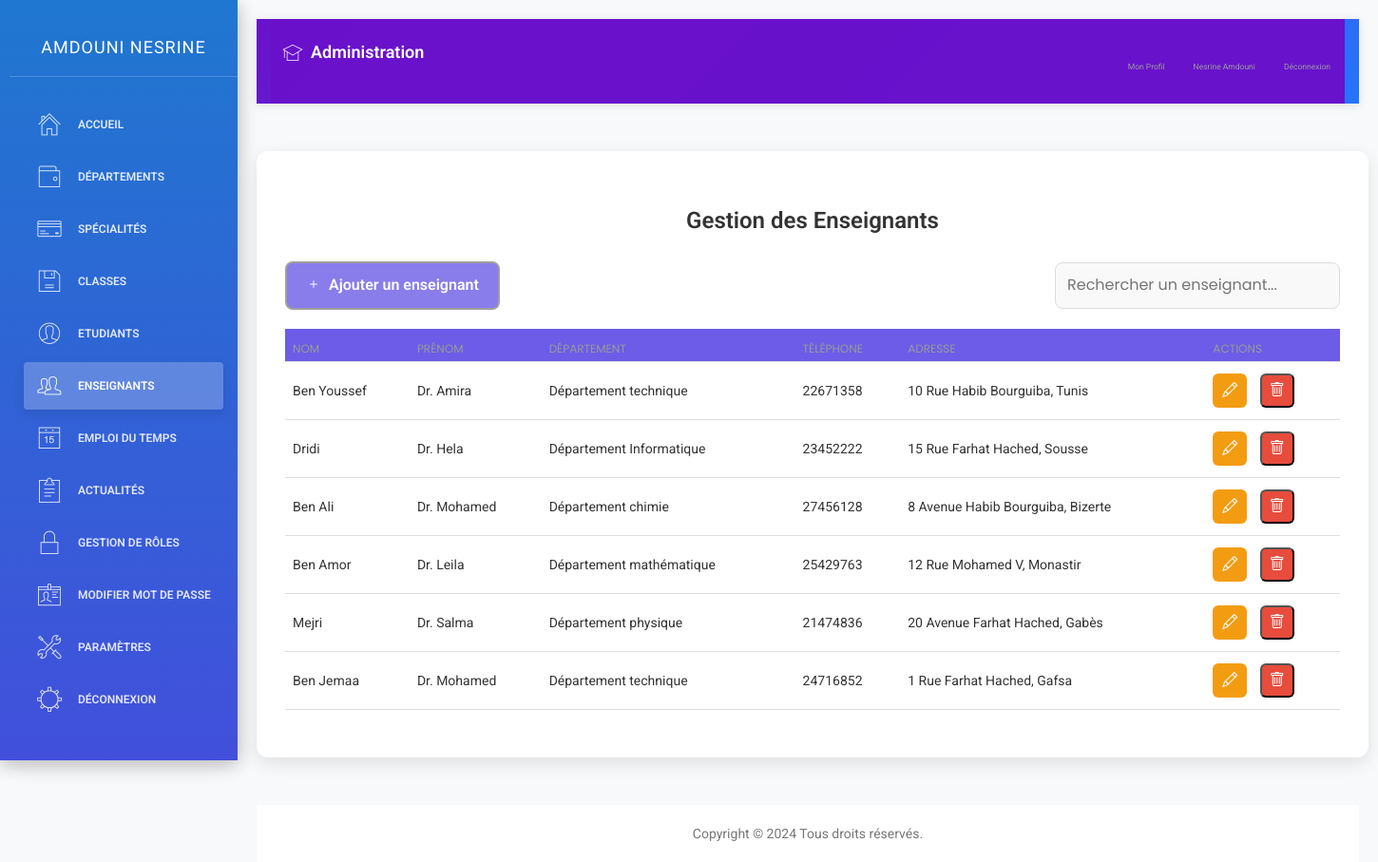
/enseignants.php (signed in), run on the app's committed database.
### tables this page shows
CREATE TABLE `accounts` (
  `id` int(11)  AUTO_INCREMENT PRIMARY KEY,
  `cin` int(11) DEFAULT NULL,
  `email` varchar(255) DEFAULT NULL,
  `mot_de_passe` varchar(255) DEFAULT NULL,
  `date_de_creation` date DEFAULT NULL,
  `role` text DEFAULT NULL,
  `nom` text DEFAULT NULL,
  `prenom` text DEFAULT NULL,
  `image` varchar(255) DEFAULT NULL,
  `classe` text DEFAULT NULL,
  `date_naissance` date DEFAULT NULL,
  `adresse` text DEFAULT NULL,
  `numero_telephone` int(11) DEFAULT NULL
);

CREATE TABLE `enseignant` (
  `id` int(11) NOT NULL,
  `nom` text DEFAULT NULL,
  `prenom` text DEFAULT NULL,
  `cin` int(11) DEFAULT NULL,
  `date_de_naissance` date DEFAULT NULL,
  `image` varchar(255) DEFAULT NULL,
  `departement` text DEFAULT NULL,
  `date_de_creation` date DEFAULT NULL,
  `adresse` text DEFAULT NULL,
  `numero_telephone` int(11) DEFAULT NULL,
  `email` varchar(255) DEFAULT NULL
);

### enseignants.php (the view, shortened to what this page needs)
<?php
require_once 'connexion.php';
$teachers = [];
$stmt = $conn->prepare("SELECT id, nom, prenom, departement, numero_telephone, adresse FROM enseignant ORDER BY id ASC");
$stmt->execute();
$result_teachers = $stmt->get_result();
while ($teacher = $result_teachers->fetch_assoc()) {
    $teachers[] = $teacher;
}
?>
<!DOCTYPE html>
<html lang="fr">
<head>
    <link rel="stylesheet" href="https://cdn.jsdelivr.net/npm/sweetalert2@11/dist/sweetalert2.min.css">
    <link rel="stylesheet" href="https://cdn.jsdelivr.net/npm/bootstrap-icons@1.10.5/font/bootstrap-icons.css">
</head>
<body>
    <div class="wrapper">
        <div class="sidebar">
            <?php include 'sidenav.php'; ?>
        </div>
        <div class="main-panel">
            <div class="navtop">
                <?php include 'navtop.php'; ?>
            </div>
            <div class="container">
                <h1>Gestion des Enseignants</h1>
                <div class="controls">
                    <a href="ajouter_enseignant.php" class="btn"><i class="bi bi-plus"></i> Ajouter un enseignant</a>
                    <input type="text" id="searchBar" class="search-bar" placeholder="Rechercher un enseignant...">
                </div>
                <table class="table">
                    <thead>
                        <tr>
                            <th>Nom</th>
                            <th>Prénom</th>
                            <th>Département</th>
                            <th>Téléphone</th>
                            <th>Adresse</th>
                            <th>Actions</th>
                        </tr>
                    </thead>
                    <tbody id="teacherTable">
                        <?php foreach ($teachers as $teacher): ?>
                            <tr>
                                <td><?php echo htmlspecialchars($teacher['nom']); ?></td>
                                <td><?php echo htmlspecialchars($teacher['prenom']); ?></td>
                                <td><?php echo htmlspecialchars($teacher['departement']); ?></td>
                                <td><?php echo htmlspecialchars($teacher['numero_telephone'] ?: 'Non renseigné'); ?></td>
                                <td><?php echo htmlspecialchars($teacher['adresse'] ?: 'Non renseignée'); ?></td>
                                <td>
                                    <a href="modifier_enseignant.php?id=<?php echo $teacher['id']; ?>"
                                       class="action-btn edit"><i class="bi bi-pencil"></i></a>
                                    <button type="button" class="action-btn delete"
                                            onclick="confirmDelete(<?php echo $teacher['id']; ?>)">
                                        <i class="bi bi-trash"></i>
                                    </button>
                                </td>
                            </tr>
                        <?php endforeach; ?>
                    </tbody>
                </table>
            </div>
            <footer class="university-footer">
                <?php include 'footer.php'; ?>
            </footer>
        </div>
    </div>
</body>
</html>

### sidenav.php (shortened to what this page needs)
<?php
include('connexion.php');
$current_page = basename($_SERVER['PHP_SELF']);
$is_departement_page = strpos($current_page, 'département') !== false;
$is_specialite_page = strpos($current_page, 'spécialité') !== false;
$is_classe_page = strpos($current_page, 'classe') !== false;
$is_etudiant_page = strpos($current_page, 'étudiant') !== false;
$is_role_page = strpos($current_page, 'role') !== false;
$is_enseignant_page = strpos($current_page, 'enseignant') !== false;
$is_actualite_page = strpos($current_page, 'actualité') !== false;
$is_parametre_page = strpos($current_page, 'paramètre') !== false;
$is_liste_etudiants_page = $current_page === 'liste_etudiants.php';
$email = $_SESSION['email'];
$sql_fetch_user = "SELECT * FROM accounts WHERE email='$email'";
$result_user = $conn->query($sql_fetch_user);
if ($result_user->num_rows > 0) {
    $row = $result_user->fetch_assoc();
    $role = $row['role'];
    $nom = $row['nom'];
    $prenom = $row['prenom'];
}
?>
<div class="sidebar" data-color="blue">
    <div class="sidebar-wrapper">
        <div class="logo">
            <a href="#" class="simple-text">
                <?php echo htmlspecialchars($nom . ' ' . $prenom); ?>
            </a>
        </div>
        <ul class="nav">
            <?php if ($role === 'admin'): ?>
                <li <?php echo ($current_page == 'dashboard.php') ? 'class="active"' : ''; ?>>
                    <a href="dashboard.php">
                        <i class="pe-7s-home"></i>
                        <p>Accueil</p>
                    </a>
                </li>
                <li <?php echo $is_departement_page ? 'class="active"' : ''; ?>>
                    <a href="départements.php">
                        <i class="pe-7s-wallet"></i>
                        <p>Départements</p>
                    </a>
                </li>
                <li <?php echo $is_specialite_page ? 'class="active"' : ''; ?>>
                    <a href="spécialités.php">
                        <i class="pe-7s-credit"></i>
                        <p>Spécialités</p>
                    </a>
                </li>
                <li <?php echo $is_classe_page ? 'class="active"' : ''; ?>>
                    <a href="classes.php">
                        <i class="pe-7s-diskette"></i>
                        <p>Classes</p>
                    </a>
                </li>
                <li <?php echo $is_etudiant_page ? 'class="active"' : ''; ?>>
                    <a href="étudiants.php">
                        <i class="pe-7s-user"></i>
                        <p>Etudiants</p>
                    </a>
                </li>
                <li <?php echo $is_enseignant_page ? 'class="active"' : ''; ?>>
                    <a href="enseignants.php">
                        <i class="pe-7s-users"></i>
                        <p>Enseignants</p>
                    </a>
                </li>
                <li <?php echo ($current_page == 'gestion_emploi.php') ? 'class="active"' : ''; ?>>
                    <a href="gestion_emploi.php">
                        <i class="pe-7s-date"></i>
                        <p>Emploi du Temps</p>
                    </a>
                </li>
                <li <?php echo $is_actualite_page ? 'class="active"' : ''; ?>>
                    <a href="actualités.php">
                        <i class="pe-7s-note2"></i>
                        <p>Actualités</p>
                    </a>
                </li>
                <li <?php echo $is_role_page ? 'class="active"' : ''; ?>>
                    <a href="roles.php">
                        <i class="pe-7s-lock"></i>
                        <p>Gestion de rôles</p>
                    </a>
                </li>
                <li <?php echo ($current_page == 'modifier_mot_de_passe.php') ? 'class="active"' : ''; ?>>
                    <a href="modifier_mot_de_passe.php">
                        <i class="pe-7s-id"></i>
                        <p>Modifier Mot de passe</p>
                    </a>
                </li>
                <li <?php echo $is_parametre_page || $is_liste_etudiants_page ? 'class="active"' : ''; ?>>
                    <a href="paramètres.php">
                        <i class="pe-7s-tools"></i>
                        <p>Paramètres</p>
                    </a>
                </li>
            <?php endif; ?>
            <li>
                <a href="logout.php">
                    <i class="pe-7s-settings"></i>
                    <p>Déconnexion</p>
                    </a>
            </li>
        </ul>
    </div>
</div>

### navtop.php (shortened to what this page needs)
<?php
include('connexion.php');
$email = $_SESSION['email'];
$sql_fetch_user = "SELECT * FROM accounts WHERE email='$email'";
$result_user = $conn->query($sql_fetch_user);
if ($result_user->num_rows > 0) {
    $row = $result_user->fetch_assoc();
    $role = $row['role'];
    $nom = $row['nom'];
    $prenom = $row['prenom'];
}
?>
<nav class="navbar navbar-default navbar-fixed">
    <div class="container-fluid">
        <div class="navbar-header">
            <a class="navbar-brand" href="#">
                <i class="pe-7s-study"></i> <?php echo $role === 'etudiant' ? 'Espace Étudiant' : ($role === 'enseignant' ? 'Espace Enseignant' : 'Administration'); ?>
            </a>
        </div>
        <div class="collapse navbar-collapse" id="navigation-example-2">
            <ul class="nav navbar-nav navbar-right">
                <li>
                    <a class="menuu" href="<?php echo $role === 'etudiant' ? 'profil_etudiant.php' : ($role === 'enseignant' ? 'profil_enseignant.php' : 'profil.php'); ?>">
                        <p>Mon Profil</p>
                    </a>
                </li>
                <li>
                    <a class="menuu" href="#">
                        <div class="user-name">
                            <p><?php echo htmlspecialchars($prenom . ' ' . $nom); ?></p>
                        </div>
                    </a>
                </li>
                <li>
                    <a class="menuu" href="logout.php">
                        <p>Déconnexion</p>
                    </a>
                </li>
            </ul>
        </div>
    </div>
</nav>

### enseignants.php (style rules this page uses)
body { font-family: 'Poppins', sans-serif; margin: 0; padding: 0; background-color: #f8f9fa; }
.wrapper { display: flex; }
.sidebar { position: fixed; top: 0; left: 0; width: 250px; height: 100%; background-color: rgb(2, 19, 255); color: white; padding-top: 20px; z-index: 1000; box-shadow: 2px 0 8px rgba(0, 0, 0, 0.2); }
.main-panel { margin-left: 250px; padding: 20px; width: calc(100% - 250px); }
.container { max-width: 1200px; margin: 50px auto; background-color: #fff; padding: 30px; border-radius: 12px; box-shadow: 0 6px 18px rgba(0, 0, 0, 0.1); }
h1 { color: #333; text-align: center; margin-bottom: 30px; font-size: 24px; font-weight: 600; }
.controls { display: flex; justify-content: space-between; align-items: center; margin-bottom: 20px; flex-wrap: wrap; gap: 15px; }
.search-bar { width: 300px; padding: 12px; border: 1px solid #ddd; border-radius: 8px; font-size: 16px; background-color: #f9f9f9; transition: border-color 0.3s ease; }
.btn { display: inline-flex; align-items: center; padding: 12px 20px; background-color: #6c5ce7; color: white; text-decoration: none; border-radius: 8px; font-weight: 600; font-size: 16px; transition: background-color 0.3s ease; }
.btn i { margin-right: 8px; }
.table { width: 100%; border-collapse: collapse; margin-top: 20px; }
.table th, .table td { padding: 15px; text-align: left; border-bottom: 1px solid #ddd; }
.table th { background-color: #6c5ce7; color: white; font-weight: 600; }
.action-btn { padding: 10px; border-radius: 6px; color: white; text-decoration: none; font-size: 16px; transition: background-color 0.3s ease; display: inline-flex; align-items: center; justify-content: center; width: 36px; height: 36px; margin-right: 10px; }
.action-btn:last-child { margin-right: 0; }
.action-btn.edit { background-color: #f39c12; }
.action-btn.delete { background-color: #e74c3c; }

### sidenav.php (style rules this page uses)
.sidebar { background: linear-gradient(135deg, #6a11cb 0%, #2575fc 100%); box-shadow: 0 4px 20px rgba(0, 0, 0, 0.15); transition: all 0.3s ease; position: fixed; width: 250px; height: 100vh; z-index: 1000; overflow-y: auto; }
.sidebar-wrapper { padding: 0 10px; }
.logo { padding: 15px 0; margin-bottom: 15px; border-bottom: 1px solid rgba(255, 255, 255, 0.1); text-align: center; }
.logo a { color: white; font-weight: 600; font-size: 1.1rem; text-transform: uppercase; letter-spacing: 1px; display: block; text-decoration: none; }
.nav { list-style: none; padding: 0; margin-top: 15px; }
.nav li { margin-bottom: 4px; position: relative; }
.nav li a { color: rgba(255, 255, 255, 0.8); margin: 5px 10px; border-radius: 6px; padding: 10px 12px; transition: all 0.3s ease; display: flex; align-items: center; text-decoration: none; }
.nav li a i { margin-right: 10px; font-size: 1.1rem; min-width: 24px; text-align: center; }
.nav li a p { margin: 0; font-size: 0.85rem; font-weight: 400; }
.nav li.active a { background: rgba(255, 255, 255, 0.2); color: white; font-weight: 500; box-shadow: 0 4px 12px rgba(0, 0, 0, 0.1); }
[class^="pe-7s-"], [class*=" pe-7s-"] { transition: transform 0.3s ease; }

### navtop.php (style rules this page uses)
.navbar-default { background: linear-gradient(135deg, #6a11cb 0%, #2575fc 100%); border: none; box-shadow: 0 2px 10px rgba(0, 0, 0, 0.1); min-height: 60px; margin-bottom: 0; }
.navbar-default .navbar-nav > li > a { color: rgba(255, 255, 255, 0.9); font-weight: 500; padding: 20px 12px; transition: all 0.3s ease; position: relative; display: flex; align-items: center; }
.navbar-default .navbar-nav > li > a:after { content: ''; position: absolute; bottom: 0; left: 50%; width: 0; height: 3px; background: white; transition: all 0.3s ease; transform: translateX(-50%); }
.navbar-default .navbar-brand { height: 60px; padding: 20px 12px; color: white; font-weight: 600; font-size: 18px; display: flex; align-items: center; }
.navbar-default .navbar-brand i { margin-right: 8px; font-size: 22px; }
.user-name { display: flex; align-items: center; gap: 8px; }
.menuu { font-size: 18px; display: flex; align-items: center; gap: 6px; }
.menuu p { margin: 0; }
.navbar-collapse { background: rgba(106, 17, 203, 0.98); max-height: 80vh; overflow-y: auto; }

### data on the page
accounts: nom+prenom "AMDOUNI NESRINE", prenom+nom "Nesrine Amdouni"
enseignant: nom "Ben Youssef", prenom "Dr. Amira", departement "Département technique", numero_telephone "22671358", adresse "10 Rue Habib Bourguiba, Tunis"
enseignant: nom "Dridi", prenom "Dr. Hela", departement "Département Informatique", numero_telephone "23452222", adresse "15 Rue Farhat Hached, Sousse"
enseignant: nom "Ben Ali", prenom "Dr. Mohamed", departement "Département chimie", numero_telephone "27456128", adresse "8 Avenue Habib Bourguiba, Bizerte"
enseignant: nom "Ben Amor", prenom "Dr. Leila", departement "Département mathématique", numero_telephone "25429763", adresse "12 Rue Mohamed V, Monastir"
enseignant: nom "Mejri", prenom "Dr. Salma", departement "Département physique", numero_telephone "21474836", adresse "20 Avenue Farhat Hached, Gabès"
enseignant: nom "Ben Jemaa", prenom "Dr. Mohamed", departement "Département technique", numero_telephone "24716852", adresse "1 Rue Farhat Hached, Gafsa"
